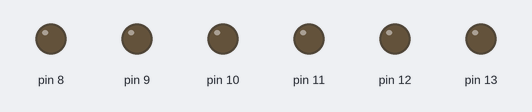
A sketch run on a simulated Arduino Uno, built with avr-gcc and run on an emulated ATmega328P. Shown: output pins drawn as LEDs (lit = HIGH). What the sketch prints to the serial monitor is not drawn.

Above: at 0.12 s.
At 2.87 s:
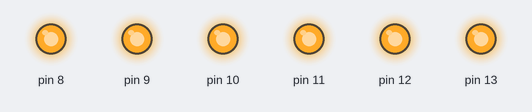
Timing chart, 0 to 3.2 s (numbered marks = the images above):
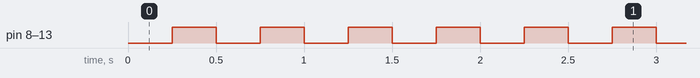

The sketch:

test02.ino
```cpp
int slnd[6];

int slndState = LOW;
unsigned long previousMillis = 0;
const long interval = 250;

void setup() {

  Serial.begin(9600);

  for(int i = 0; i < 6; i++) {
    slnd[i] = i + 8;
    pinMode(slnd[i], OUTPUT);
    Serial.print(slnd[i]);
  }

}

void loop() {
  unsigned long currentMillis = millis();
  if(currentMillis - previousMillis >= interval) {

    previousMillis = currentMillis;

    if (slndState == LOW)
      slndState = HIGH;
    else
      slndState = LOW;

    for(int i = 0; i < 6; i++) {
      digitalWrite(slnd[i], slndState);
    }
  }

}
```

Measured:
- by itself, pin 8–13: alternates HIGH for 0.25 s and LOW for 0.25 s
